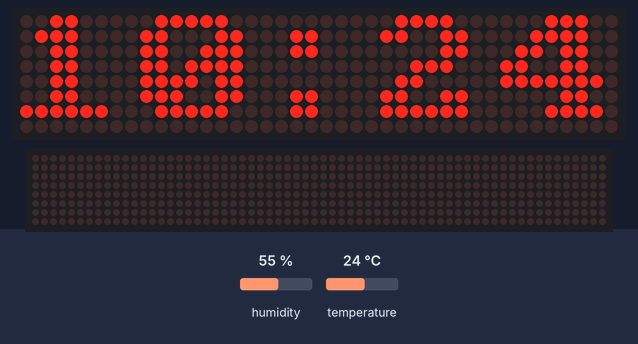
A program run on a simulated Raspberry Pi (BCM pin numbers). Shown: 40×8 LED matrix, a strip that is not on the board, showing the scrolling text unrolled. The test bench sets the inputs (shaded band); at power-on: humidity 55 %, temperature 24 °C. The clock reads 2024-03-15 10:24:30 at power-on unless the program sets it; the 64×8 strip is a reading aid, not a part: it shows the text the matrix is scrolling, unrolled, one strip-width of it at a time.

Above: at 0.6 s.
At 44.7 s:
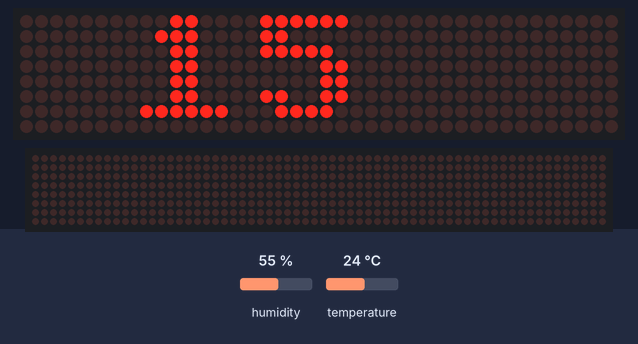
At 46.5 s:
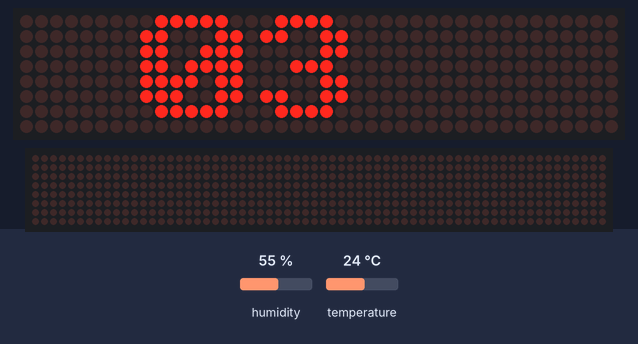
At 48.3 s:
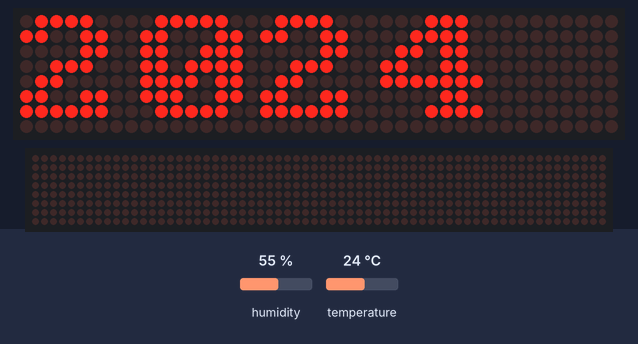
At 58.1 s:
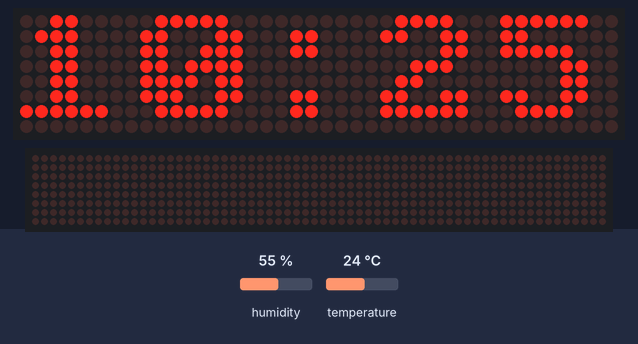
At 117.3 s:
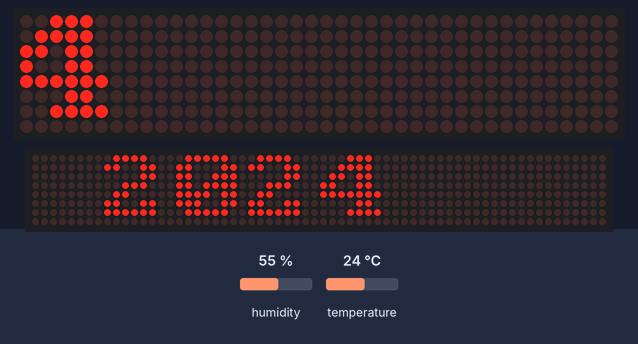

The program:

Matrix_Clock.py
```python
#!/usr/bin/env python
# -*- coding: utf-8 -*-

import max7219.led as led
import time
import locale
import Adafruit_DHT as dht

DHT22_PIN = 4
SPI_DEVICE_NUMBER = 5

device = led.matrix(cascaded=SPI_DEVICE_NUMBER)
device.brightness(1)
locale.setlocale(locale.LC_ALL, '')


try:
    while (True):
        humidity, temperature = dht.read_retry(dht.DHT22, DHT22_PIN)
        clock = time.strftime("%H:%M")
        minutes = int(time.strftime("%M"))
        seconds = int(time.strftime("%S"))
        month = time.strftime(" %m")
        day = time.strftime(" %d")
        year = time.strftime("%Y")
        for n, c in enumerate(clock):
            device.letter(n, ord(c))

        if seconds == 59:
            device.clear()
            device.show_message('Temp : ' + format(temperature, '.2f') + 'C')
            device.clear()
            device.show_message('Hum : ' + format(humidity, '.2f') + '%')
            device.clear()
            for row in range(8):
                device.scroll_up()
                time.sleep(0.1)
            for n, c in enumerate(day):
                device.letter(n, ord(c))
            time.sleep(1)
            for row in range(8):
                device.scroll_down()
                time.sleep(0.1)
            for n, c in enumerate(month):
                device.letter(n, ord(c))
            time.sleep(1)
            for row in range(8):
                device.scroll_down()
                time.sleep(0.1)
            for n, c in enumerate(year):
                device.letter(n, ord(c))
            time.sleep(1)
            for row in range(8):
                device.scroll_down()
                time.sleep(0.1)
            device.show_message(time.strftime("%d %B %Y"))

except KeyboardInterrupt:
    device.clear()
```
